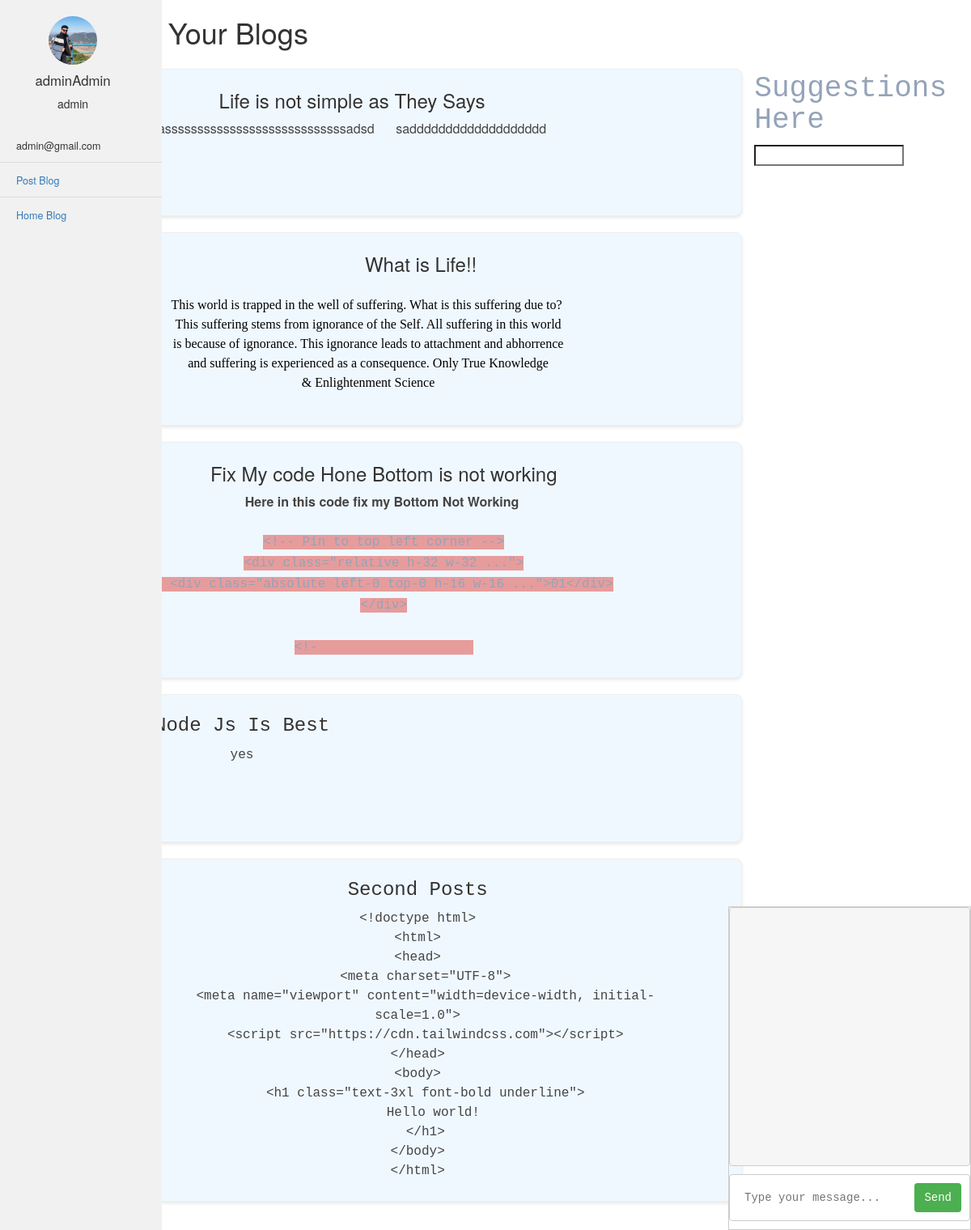
The app's page /Blog/home.php (signed in) with its own data.
### tables this page shows
CREATE TABLE `community` (
  `id` int(10) NOT NULL,
  `title` varchar(40) NOT NULL,
  `contents` varchar(500) NOT NULL,
  `username` varchar(20) NOT NULL,
  `p_p` varchar(100) NOT NULL,
  `tags` varchar(250) NOT NULL,
  `timestamp` timestamp NOT NULL DEFAULT current_timestamp() ON UPDATE current_timestamp()
);

### Blog/home.php (the view, shortened to what this page needs)
<!DOCTYPE html>
<html lang="en">
<head>
</head>
<body>
    <h1> Start Writing Your Blogs </h1>
    <div class="container">
        <div class="sidenav">
            <?php include 'include/sidenav.php' ?>
        </div>
        <div class="contents">
            <?php $conn = mysqli_connect('localhost', 'root', '', 'chat_app_db');
            $sql = "SELECT community.contents as contents , community.username,community.title as title, users.name as name , users.lastname as lastname, users.p_p as profile
               FROM community
               LEFT JOIN users ON users.username = community.username ORDER BY community.id DESC
";
            $result = mysqli_query($conn, $sql);
            while ($row = mysqli_fetch_assoc($result)) {
                $contents =  $row['contents'];
                $name = $row['name'];
                $title = $row['title'];
                $lastname = $row['lastname'];
            ?>
                <div class="blogs">
                    <div class="profile">
                        <h5> <?php echo $name ?> </h5>
                        <h5> <?php echo $lastname ?> </h5>
                    </div>
                    <div class="contents">
                        <h1> <?php echo $title ?> </h1>
                        <p> <?php echo $contents ?>
                    </div>
                </div>
            <?php
            }
?>
        </div>
        <div class="">
             <h1>    Suggestions Here </h1>
<div>
    <input type="search" id="search-input">
</div>
        <div id="chat-container">
            <div id="chat-messages"></div>
            <form id="chat-form">
                <input type="text" id="chat-message" name="message" placeholder="Type your message...">
                <button type="submit">Send</button>
            </form>
        </div>
    </div>
</body>
</html>

### Blog/include/sidenav.php (style rules this page uses)
.profile { text-align: center; padding: 20px; }

### Blog/home.php (style rules this page uses)
.container { display: flex; }
.contents { padding: 15px; max-width: 80%; }
.blogs { display: flex; background-color: aliceblue; padding: 2px; margin-bottom: 10px; box-shadow: 0 2px 4px rgba(0, 0, 0, 0.1); border-radius: 8px; text-align: center; color: #333; }
.blogs { display: flex; margin-bottom: 20px; padding: 10px; border: 1px solid #eee; }
.profile { margin-right: 20px; }
.contents h1 { margin: 0 0 10px; font-size: 24px; }
.contents p { margin: 0; font-size: 16px; color: #444; line-height: 1.5; }
#chat-container { position: fixed; bottom: 0; right: 0; width: 300px; height: 400px; border: 1px solid #ccc; overflow-y: scroll; }
#chat-messages { height: 320px; padding: 10px; overflow: auto; background-color: #f6f6f6; border: 1px solid #ccc; border-radius: 4px; margin-bottom: 10px; }
#chat-form { display: flex; padding: 10px; background-color: #fff; border: 1px solid #ccc; border-radius: 4px; }
#chat-form input[type=text] { flex: 1; margin-right: 10px; padding: 8px; border: none; border-radius: 4px; font-size: 14px; }
#chat-form button[type=submit] { padding: 8px 12px; background-color: #4CAF50; color: #fff; border: none; border-radius: 4px; cursor: pointer; font-size: 14px; }

### records on screen
community: title "Life is not simple as They Says", contents "assssssssssssssssssssssssssssadsd saddddddddddddddddddd"
community: title "What is Life!!", contents "This world is trapped in the well of suffering. What is this suffering due to? This suffering stems from ignorance of the Self. All suffering in this world is because of ignorance. This ignorance leads to attachment and abhorrence and suffering is experienced as a consequence. Only True Knowledge & Enlightenment Science"
community: title "Fix My code Hone Bottom is not working", contents "Here in this code fix my Bottom Not Working <!-- Pin to top left corner --> <div class=\"relative h-32 w-32 ...\"> <div class=\"absolute left-0 top-0 h-16 w-16 ...\">01</div> </div> <!-"
community: title "Node Js Is Best", contents "yes"
community: title "Second Posts", contents "<!doctype html> <html> <head> <meta charset=\"UTF-8\"> <meta name=\"viewport\" content=\"width=device-width, initial-scale=1.0\"> <script src=\"https://cdn.tailwindcss.com\"></script> </head> <body> <h1 class=\"text-3xl font-bold underline\"> Hello world! </h1> </body> </html>"

### other values on screen
$name "admin"
$lastname "Admin"
$username "admin"
$_SESSION['email'] "admin@gmail.com"
